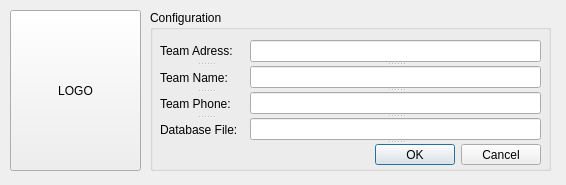
<?xml version="1.0" encoding="UTF-8"?>
<ui version="4.0">
 <class>Dialog</class>
 <widget class="QDialog" name="Dialog">
  <property name="geometry">
   <rect>
    <x>0</x>
    <y>0</y>
    <width>566</width>
    <height>185</height>
   </rect>
  </property>
  <property name="windowTitle">
   <string>Dialog</string>
  </property>
  <widget class="QPushButton" name="foto">
   <property name="geometry">
    <rect>
     <x>10</x>
     <y>10</y>
     <width>131</width>
     <height>161</height>
    </rect>
   </property>
   <property name="font">
    <font>
     <weight>50</weight>
     <bold>false</bold>
    </font>
   </property>
   <property name="text">
    <string>LOGO</string>
   </property>
   <property name="iconSize">
    <size>
     <width>128</width>
     <height>128</height>
    </size>
   </property>
  </widget>
  <widget class="QGroupBox" name="groupBox">
   <property name="geometry">
    <rect>
     <x>150</x>
     <y>10</y>
     <width>401</width>
     <height>161</height>
    </rect>
   </property>
   <property name="title">
    <string>Configuration</string>
   </property>
   <widget class="QSplitter" name="splitter">
    <property name="geometry">
     <rect>
      <x>100</x>
      <y>30</y>
      <width>291</width>
      <height>125</height>
     </rect>
    </property>
    <property name="orientation">
     <enum>Qt::Vertical</enum>
    </property>
    <widget class="QLineEdit" name="lineEdit_4"/>
    <widget class="QLineEdit" name="lineEdit"/>
    <widget class="QLineEdit" name="lineEdit_2"/>
    <widget class="QLineEdit" name="lineEdit_3"/>
    <widget class="QDialogButtonBox" name="buttonBox">
     <property name="standardButtons">
      <set>QDialogButtonBox::Cancel|QDialogButtonBox::Ok</set>
     </property>
    </widget>
   </widget>
   <widget class="QSplitter" name="splitter_2">
    <property name="geometry">
     <rect>
      <x>10</x>
      <y>30</y>
      <width>91</width>
      <height>101</height>
     </rect>
    </property>
    <property name="orientation">
     <enum>Qt::Vertical</enum>
    </property>
    <widget class="QLabel" name="label_2">
     <property name="text">
      <string>Team Adress:</string>
     </property>
    </widget>
    <widget class="QLabel" name="label">
     <property name="text">
      <string>Team Name:</string>
     </property>
    </widget>
    <widget class="QLabel" name="label_3">
     <property name="text">
      <string>Team Phone:</string>
     </property>
    </widget>
    <widget class="QLabel" name="label_4">
     <property name="text">
      <string>Database File:</string>
     </property>
    </widget>
   </widget>
  </widget>
 </widget>
 <resources/>
 <connections/>
</ui>
